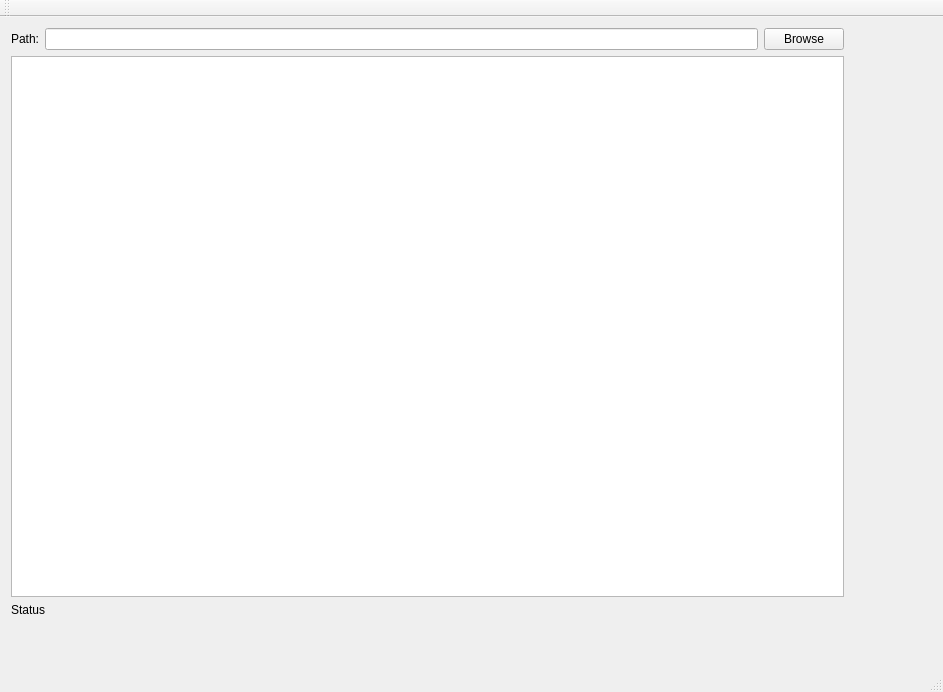
<?xml version="1.0" encoding="UTF-8"?>
<ui version="4.0">
 <class>MainWindow</class>
 <widget class="QMainWindow" name="MainWindow">
  <property name="geometry">
   <rect>
    <x>0</x>
    <y>0</y>
    <width>943</width>
    <height>692</height>
   </rect>
  </property>
  <property name="windowTitle">
   <string>MainWindow</string>
  </property>
  <widget class="QWidget" name="centralWidget">
   <widget class="QWidget" name="horizontalLayoutWidget">
    <property name="geometry">
     <rect>
      <x>0</x>
      <y>0</y>
      <width>861</width>
      <height>611</height>
     </rect>
    </property>
    <layout class="QHBoxLayout" name="horizontalLayout_2">
     <item>
      <layout class="QVBoxLayout" name="verticalLayout">
       <item>
        <layout class="QHBoxLayout" name="horizontalLayout_3">
         <item>
          <widget class="QLabel" name="label_2">
           <property name="text">
            <string>Path:</string>
           </property>
          </widget>
         </item>
         <item>
          <widget class="QLineEdit" name="txtPath"/>
         </item>
         <item>
          <widget class="QPushButton" name="btnBrowse">
           <property name="text">
            <string>Browse</string>
           </property>
          </widget>
         </item>
        </layout>
       </item>
       <item>
        <widget class="QListWidget" name="folderList"/>
       </item>
       <item>
        <widget class="QLabel" name="lblStatus">
         <property name="text">
          <string>Status</string>
         </property>
        </widget>
       </item>
      </layout>
     </item>
     <item>
      <layout class="QVBoxLayout" name="verticalLayout_3">
       <item>
        <widget class="QWidget" name="folderPie" native="true"/>
       </item>
      </layout>
     </item>
    </layout>
   </widget>
  </widget>
  <widget class="QMenuBar" name="menuBar">
   <property name="geometry">
    <rect>
     <x>0</x>
     <y>0</y>
     <width>943</width>
     <height>22</height>
    </rect>
   </property>
  </widget>
  <widget class="QToolBar" name="mainToolBar">
   <attribute name="toolBarArea">
    <enum>TopToolBarArea</enum>
   </attribute>
   <attribute name="toolBarBreak">
    <bool>false</bool>
   </attribute>
  </widget>
  <widget class="QStatusBar" name="statusBar"/>
 </widget>
 <layoutdefault spacing="6" margin="11"/>
 <resources/>
 <connections/>
</ui>
